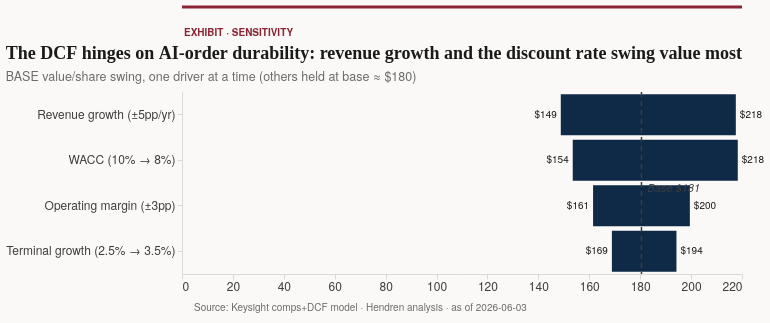

Vega-Lite specification for this chart:
### Vega-Lite specification from a JSON file in a GitHub repository (floating-point values rounded to 4 significant figures)
{"$schema": "https://vega.github.io/schema/vega-lite/v6.4.1.json", "config": {"axis": {"domainColor": "#D9D9D6", "grid": false, "labelAngle": 0, "labelColor": "#3D3D3D", "labelFont": "Helvetica Neue", "labelFontSize": 12, "tickColor": "#D9D9D6", "titleColor": "#6B6B6B", "titleFont": "Helvetica Neue", "titleFontSize": 12}, "background": "#faf9f7", "font": "Helvetica Neue", "range": {"category": ["#0E2A47", "#8B2332", "#0D7680", "#C3C7CD", "#3D3D3D"]}, "title": {"anchor": "start", "color": "#1A1A1A", "dy": -4, "font": "Georgia", "fontSize": 18, "fontWeight": "bold", "subtitleColor": "#6B6B6B", "subtitleFont": "Helvetica Neue", "subtitleFontSize": 12.5, "subtitlePadding": 8}, "view": {"stroke": null}}, "datasets": {"data-2c4da44b7b8ed29d32448757c9152d07": [{"v": 180.5}], "data-6fad5c34291b82fc9632cbce143d677a": [{"_": 0}], "data-a897d779e2e6774958f485f9811e577a": [{"driver": "Revenue growth (±5pp/yr)", "high": 217.6, "low": 148.8, "swing": 68.77}, {"driver": "WACC (10% → 8%)", "high": 218.3, "low": 153.5, "swing": 64.83}, {"driver": "Operating margin (±3pp)", "high": 199.5, "low": 161.5, "swing": 38.02}, {"driver": "Terminal growth (2.5% → 3.5%)", "high": 194.2, "low": 168.9, "swing": 25.37}]}, "spacing": 6, "vconcat": [{"data": {"name": "data-6fad5c34291b82fc9632cbce143d677a"}, "height": 22, "layer": [{"encoding": {"y": {"value": 1}}, "mark": {"color": "#8B2332", "size": 3, "type": "rule"}}, {"encoding": {"text": {"value": "EXHIBIT · SENSITIVITY"}, "x": {"value": 0}}, "mark": {"align": "left", "color": "#8B2332", "dx": 2, "dy": 16, "fontSize": 10, "fontWeight": "bold", "type": "text"}}], "width": 560}, {"height": 182, "layer": [{"data": {"name": "data-a897d779e2e6774958f485f9811e577a"}, "encoding": {"x": {"field": "low", "title": null, "type": "quantitative"}, "x2": {"field": "high"}, "y": {"field": "driver", "sort": ["Revenue growth (±5pp/yr)", "WACC (10% → 8%)", "Operating margin (±3pp)", "Terminal growth (2.5% → 3.5%)"], "title": null, "type": "nominal"}}, "mark": {"color": "#0E2A47", "type": "bar"}}, {"data": {"name": "data-a897d779e2e6774958f485f9811e577a"}, "encoding": {"text": {"field": "lbl", "type": "nominal"}, "x": {"field": "low", "type": "quantitative"}, "y": {"field": "driver", "sort": ["Revenue growth (±5pp/yr)", "WACC (10% → 8%)", "Operating margin (±3pp)", "Terminal growth (2.5% → 3.5%)"], "title": null, "type": "nominal"}}, "mark": {"align": "right", "color": "#1A1A1A", "dx": -4, "fontSize": 10, "type": "text"}, "transform": [{"as": "lbl", "calculate": "'$' + format(datum.low * 1.0, ',.0f') + ''"}]}, {"data": {"name": "data-a897d779e2e6774958f485f9811e577a"}, "encoding": {"text": {"field": "lbl", "type": "nominal"}, "x": {"field": "high", "type": "quantitative"}, "y": {"field": "driver", "sort": ["Revenue growth (±5pp/yr)", "WACC (10% → 8%)", "Operating margin (±3pp)", "Terminal growth (2.5% → 3.5%)"], "title": null, "type": "nominal"}}, "mark": {"align": "left", "color": "#1A1A1A", "dx": 4, "fontSize": 10, "type": "text"}, "transform": [{"as": "lbl", "calculate": "'$' + format(datum.high * 1.0, ',.0f') + ''"}]}, {"data": {"name": "data-2c4da44b7b8ed29d32448757c9152d07"}, "encoding": {"x": {"field": "v", "type": "quantitative"}}, "mark": {"color": "#3D3D3D", "size": 1.5, "strokeDash": [5, 4], "type": "rule"}}, {"data": {"name": "data-2c4da44b7b8ed29d32448757c9152d07"}, "encoding": {"text": {"field": "t", "type": "nominal"}, "x": {"field": "v", "type": "quantitative"}}, "mark": {"align": "left", "baseline": "top", "color": "#3D3D3D", "dx": 6, "dy": 0, "fontSize": 11, "fontStyle": "italic", "type": "text"}, "transform": [{"as": "t", "calculate": "'Base $' + format(datum.v * 1.0, ',.0f') + ''"}]}], "title": {"subtitle": "BASE value/share swing, one driver at a time (others held at base ≈ $180)", "text": "The DCF hinges on AI-order durability: revenue growth and the discount rate swing value most"}, "width": 560}, {"data": {"name": "data-6fad5c34291b82fc9632cbce143d677a"}, "encoding": {"text": {"value": "Source: Keysight comps+DCF model · Hendren analysis · as of 2026-06-03"}}, "mark": {"align": "left", "color": "#6B6B6B", "dx": 2, "fontSize": 10, "type": "text"}}]}
